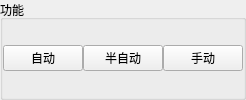
               <widget class="QGroupBox" name="groupBox_6">
                <property name="title">
                 <string>功能</string>
                </property>
                <layout class="QHBoxLayout" name="horizontalLayout_4">
                 <property name="spacing">
                  <number>0</number>
                 </property>
                 <property name="leftMargin">
                  <number>0</number>
                 </property>
                 <property name="topMargin">
                  <number>0</number>
                 </property>
                 <property name="rightMargin">
                  <number>0</number>
                 </property>
                 <property name="bottomMargin">
                  <number>0</number>
                 </property>
                 <item>
                  <widget class="QPushButton" name="pushButton_18">
                   <property name="minimumSize">
                    <size>
                     <width>50</width>
                     <height>0</height>
                    </size>
                   </property>
                   <property name="text">
                    <string>自动</string>
                   </property>
                  </widget>
                 </item>
                 <item>
                  <widget class="QPushButton" name="pushButton_19">
                   <property name="minimumSize">
                    <size>
                     <width>50</width>
                     <height>0</height>
                    </size>
                   </property>
                   <property name="text">
                    <string>半自动</string>
                   </property>
                  </widget>
                 </item>
                 <item>
                  <widget class="QPushButton" name="pushButton_20">
                   <property name="minimumSize">
                    <size>
                     <width>50</width>
                     <height>0</height>
                    </size>
                   </property>
                   <property name="text">
                    <string>手动</string>
                   </property>
                  </widget>
                 </item>
                </layout>
               </widget>
